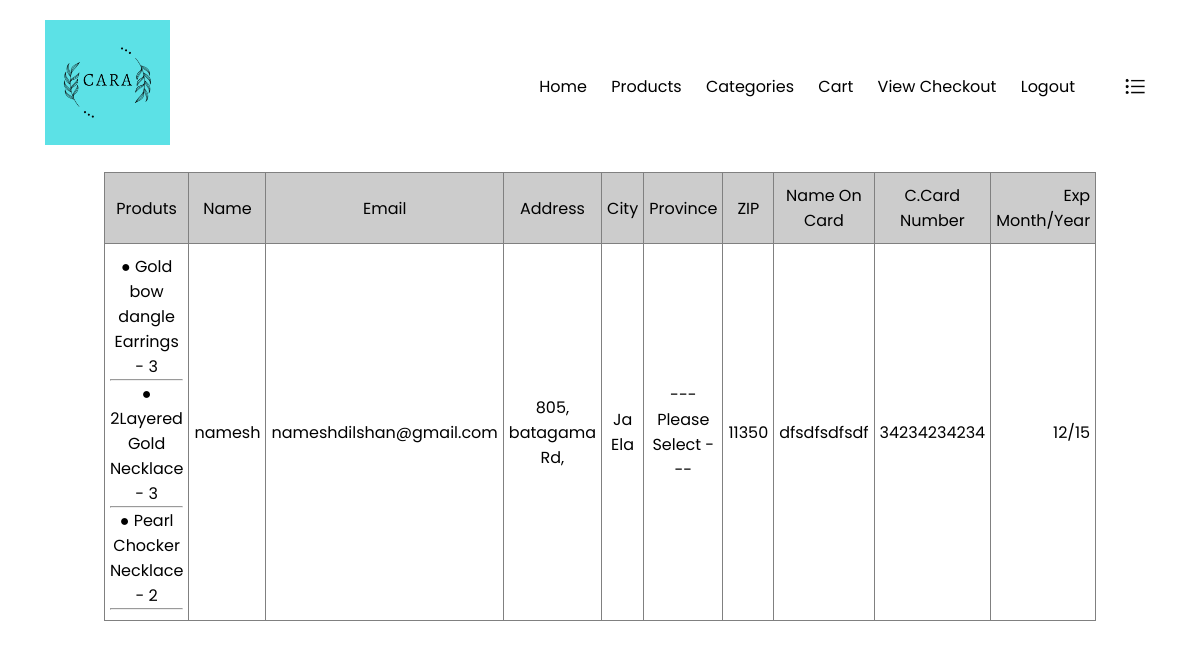
Page /customerviewcheckout.php?id=1 (signed in) on the committed database.
### tables this page shows
CREATE TABLE `product` (
  `id` int(11) NOT NULL AUTO_INCREMENT,
  `name` varchar(255) DEFAULT NULL,
  `rating` varchar(45) DEFAULT NULL,
  `price` varchar(45) DEFAULT NULL,
  `image` varchar(255) DEFAULT NULL,
  `isfeatured` varchar(45) DEFAULT NULL,
  `islatest` varchar(45) DEFAULT NULL,
  `description` varchar(255) DEFAULT NULL,
  `category` varchar(45) DEFAULT NULL,
  `image_two` varchar(255) DEFAULT NULL,
  `image_three` varchar(255) DEFAULT NULL,
  `image_one` varchar(255) DEFAULT NULL,
  PRIMARY KEY (`id`)
);

CREATE TABLE `checkout` (
  `id` int(11) NOT NULL AUTO_INCREMENT,
  `products` varchar(255) DEFAULT NULL,
  `name` varchar(255) DEFAULT NULL,
  `email` varchar(255) DEFAULT NULL,
  `address` varchar(255) DEFAULT NULL,
  `city` varchar(255) DEFAULT NULL,
  `province` varchar(255) DEFAULT NULL,
  `zip` varchar(255) DEFAULT NULL,
  `nameonthecard` varchar(255) DEFAULT NULL,
  `ccardnumber` varchar(255) DEFAULT NULL,
  `expmonthandyear` varchar(255) DEFAULT NULL,
  `cvv` varchar(255) DEFAULT NULL,
  PRIMARY KEY (`id`)
);

### customerviewcheckout.php (the view, shortened to what this page needs)
<!DOCTYPE html>
<html lang="en">
<head>
    <link rel="stylesheet" href="style.css">
</head>
<body>
    <?php include('common/header.php');
    include('backend/dbconnection.php');
    if(isset($_GET['id'])){
        $id = $_GET['id'];
        $sql = "SELECT * FROM checkout WHERE $id ORDER BY id DESC";
        $result = mysqli_query($conn, $sql);
    }else{
        $result = [];
    }
    ?>
	<table border=1 style="width: 80%; text-align: center; align-items: center;">
	<tr bgcolor='#CCCCCC'>
        <td>Produts</td>
		<td>Name</td>
		<td>Email</td>
        <td>Address</td>
		<td>City</td>
		<td>Province</td>
		<td>ZIP</td>
        <td>Name On Card</td>
        <td>C.Card Number</td>
		<td>Exp Month/Year</td>
	</tr>
	<?php
        while($res = mysqli_fetch_array($result, MYSQLI_ASSOC)) {
            echo "<tr>";
            echo "<td>";
            $products = $res['products'];
            $decodedPhpArray = json_decode($products, true);
            foreach($decodedPhpArray as $item) {
                $id = '';
                if(isset($item['id'])){ $id = $item['id']; }
                $sql = "SELECT * FROM product where id = '$id' ";
                $result = $conn->query($sql);
                if (mysqli_num_rows($result)) {
                while($row = mysqli_fetch_assoc($result)) {
                    echo "<p>●   ".$row['name']." - ".$item['qty']. "</p>";
                    echo "<hr />";
                }
            }
            }
            echo "</td>";
            echo "<td>".$res['name']."</td>";
            echo "<td>".$res['email']."</td>";
            echo "<td>".$res['address']."</td>";
            echo "<td>".$res['city']."</td>";
            echo "<td>".$res['province']."</td>";
            echo "<td>".$res['zip']."</td>";
            echo "<td>".$res['nameonthecard']."</td>";
            echo "<td>".$res['ccardnumber']."</td>";
            echo "<td>".$res['expmonthandyear']."</td>";
        }
	?>
	</table>
</body>
</body>
</html>

### style.css (style rules this page uses)
* { margin: 0; padding: 0; box-sizing: border-box; }
body { font-family: 'Poppins', sans-serif; }
p { color: black; }
table { width: 100%; border-collapse: collapse; }
td { padding: 10px 5px; }
td:last-child { text-align: right; }

### customerviewcheckout.php (style rules this page uses)
table { margin-left: auto; margin-right: auto; }

### rows in the picture
checkout: name "namesh", email "nameshdilshan@gmail.com", address "805, batagama Rd,", city "Ja Ela", province "--- Please Select ---", zip "11350", nameonthecard "dfsdfsdfsdf", ccardnumber "34234234234", expmonthandyear "12/15"
product: name "Gold bow dangle Earrings", qty "3"
product: name "2Layered Gold Necklace", qty "3"
product: name "Pearl Chocker Necklace", qty "2"
